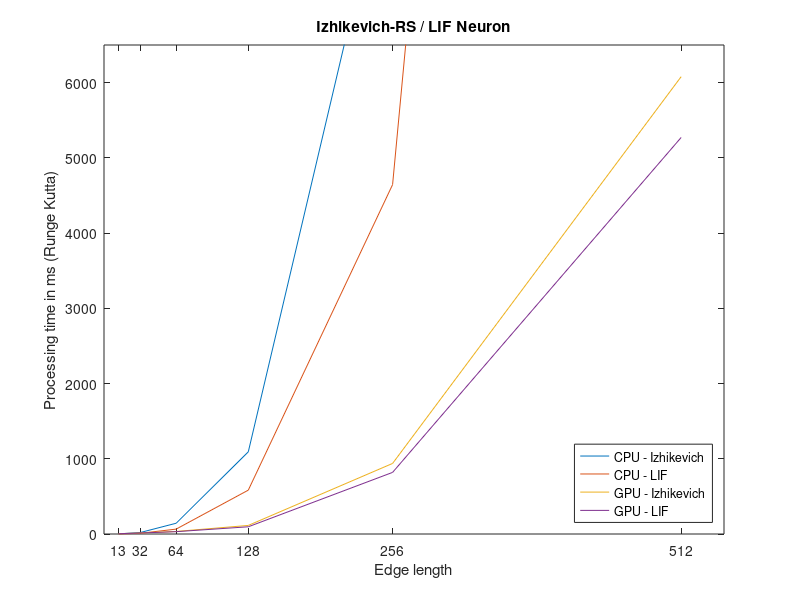

Write the MATLAB code that produced this figure.


neurons = @(w) w .^ 2;

% connections for 
% 8 cardinals
% edges   % sides   % inner points
%connections8 = @(w) (4 * 3)  +   ((w - 2) * 4 * 5 ) + ( (w - 2) .^ 2 * 8);
 
% connections for 4 cardinals 
%connections4 = @(w) (4 * 2)  +   ((w - 2) * 4 * 3 ) + ( (w - 2) .^ 2 * 4); 

w = [13 32 64 128 256 512];

w2 = [13 32 64 128 256];  % [:-1]
%n = neurons(w);
%c4 = connections4(w);
%c8 = connections8(w);


figure(6, "position", [100, 100, 600,320]);

## setIntegrationMethod(RUNGE_KUTTA4, 10);
##
##  3: CPU,IZH,13,26,2
##  7: CPU,IZH,32,64,19
## 11: CPU,IZH,64,128,143
## 15: CPU,IZH,128,256,1092
## 19: CPU,IZH,256,512,9229
## 23: CPU,IZH,512,1024,77806
## 
##  4: CPU,LIF,13,26,1
##  8: CPU,LIF,32,64,9
## 12: CPU,LIF,64,128,65
## 16: CPU,LIF,128,256,583
## 20: CPU,LIF,256,512,4644
## 24: CPU,LIF,512,1024,45559
## 
##  1: GPU,IZH,13,26,5
##  5: GPU,IZH,32,64,13
##  9: GPU,IZH,64,128,34
## 13: GPU,IZH,128,256,114
## 17: GPU,IZH,256,512,938
## 21: GPU,IZH,512,1024,6079
##
##  2: GPU,LIF,13,26,4
##  6: GPU,LIF,32,64,13
## 10: GPU,LIF,64,128,31
## 14: GPU,LIF,128,256,96
## 18: GPU,LIF,256,512,819
## 22: GPU,LIF,512,1024,5271


% second chart
% LIF, IzhRS, CPU / GPU => 4   show break even 
% Integration method IZH Runge Cutta 10
CPU_IZH = [2, 19, 143, 1092, 9229, 77806]; 
CPU_LIF = [1,  9,  65,  583, 4644, 45559];  
GPU_IZH = [5,13,34,114,938,6079]; 
GPU_LIF = [4,13,31,96,819,5271];

% plot(w, CPU_IZH, w, CPU_LIF, w, GPU_IZH, w, GPU_LIF);

n = w.^2;
mt = w.*2;

%plot(w, mt ./ CPU_IZH , w, mt ./ CPU_LIF , w, mt ./ GPU_IZH, w , mt ./GPU_LIF );

%plot(n, GPU_LIF ./ GPU_IZH, n, CPU_LIF ./ CPU_IZH);

%plot(w, GPU_LIF ./ GPU_IZH, w, CPU_LIF ./ CPU_IZH);
%ylim([0.0, 1.05])

plot(w, CPU_IZH, w, CPU_LIF, w ,GPU_IZH, w, GPU_LIF); % w, mt);
ylim([0.0, 6500])
xlim([0, 550])

xticks (w)

%line([13,26, 512, 1024], "color", "r"); 
%line([13,512], [26, 1024]]); 


title("Izhikevich-RS / LIF Neuron");
%xlabel('Neurons');
xlabel('Edge length');
ylabel('Processing time in ms (Runge Kutta)');

%hlgd = legend("GPU: Izh.RS/LIF", "CPU: Izh.-RS/LIF");

hlgd = legend("CPU - Izhikevich", "CPU - LIF", "GPU - Izhikevich", "GPU - LIF"); % "Realtime");


%legend(hlgd, "location", "eastoutside")
%legend(hlgd, "location", "west");
legend(hlgd, "location", "southeast");

%semilogy(w, n, w, c8, w, c4)

print("-S600,320", "perf_wave.png");
